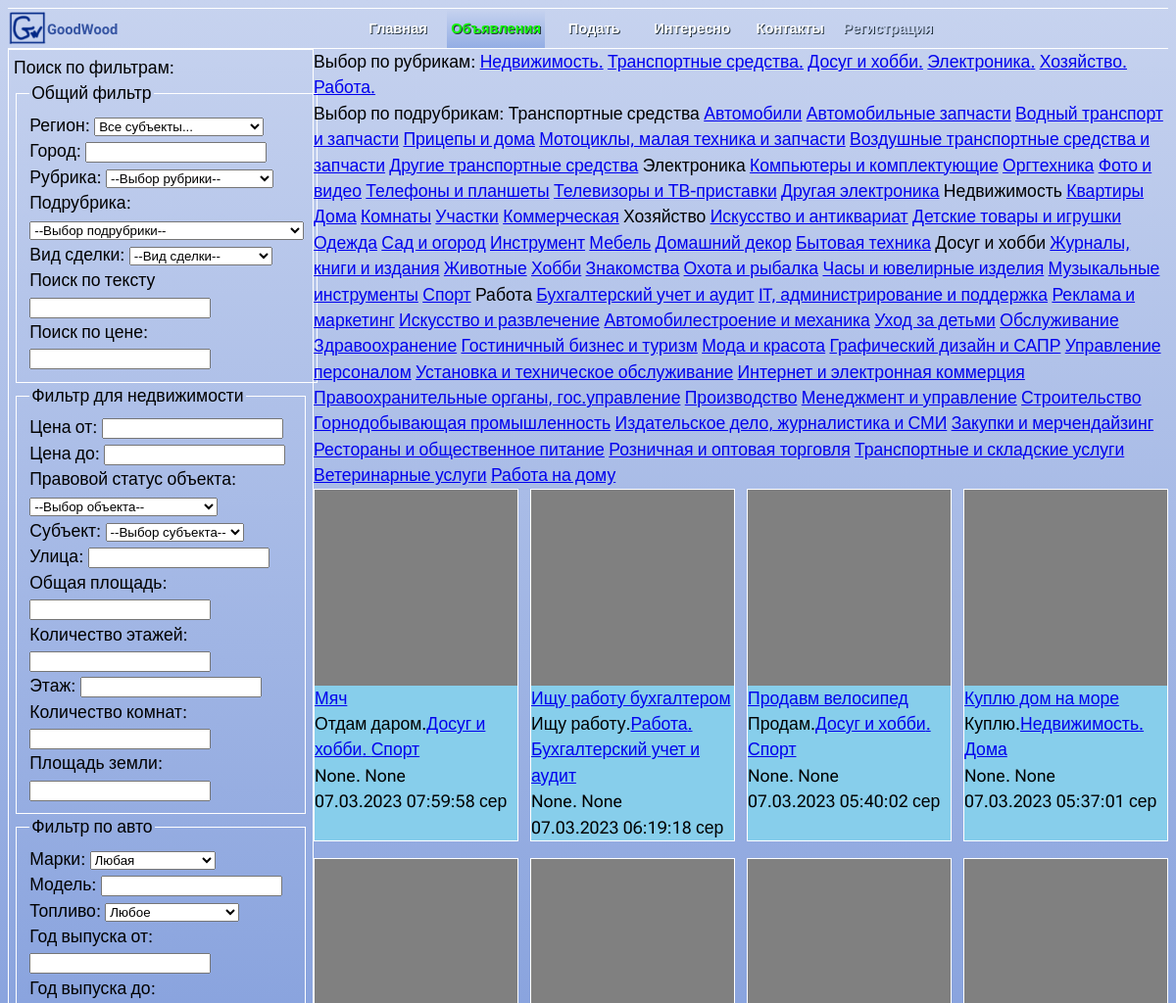
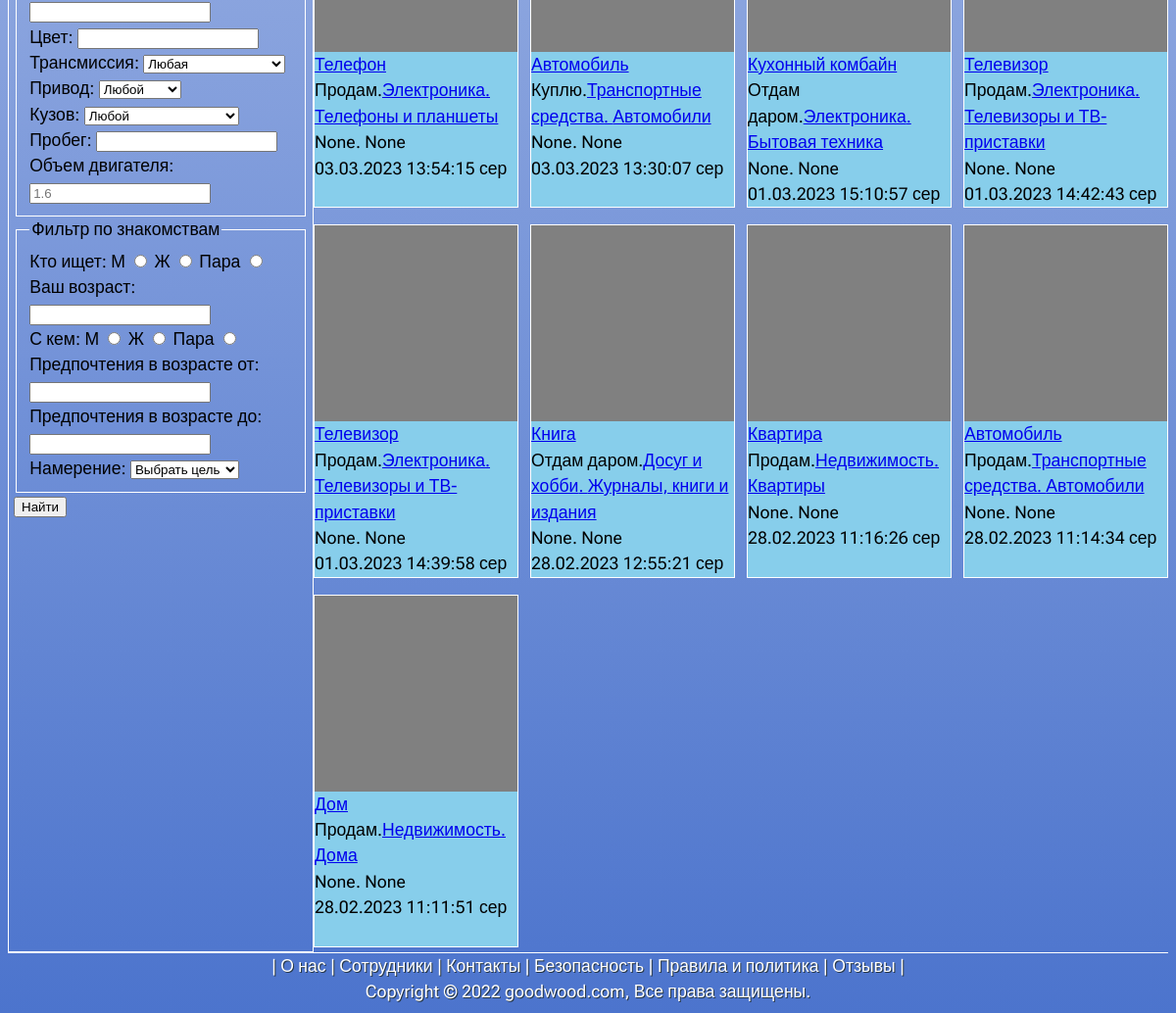
Page /all_adv/ on the earlier database version (2 pictures, top to bottom).
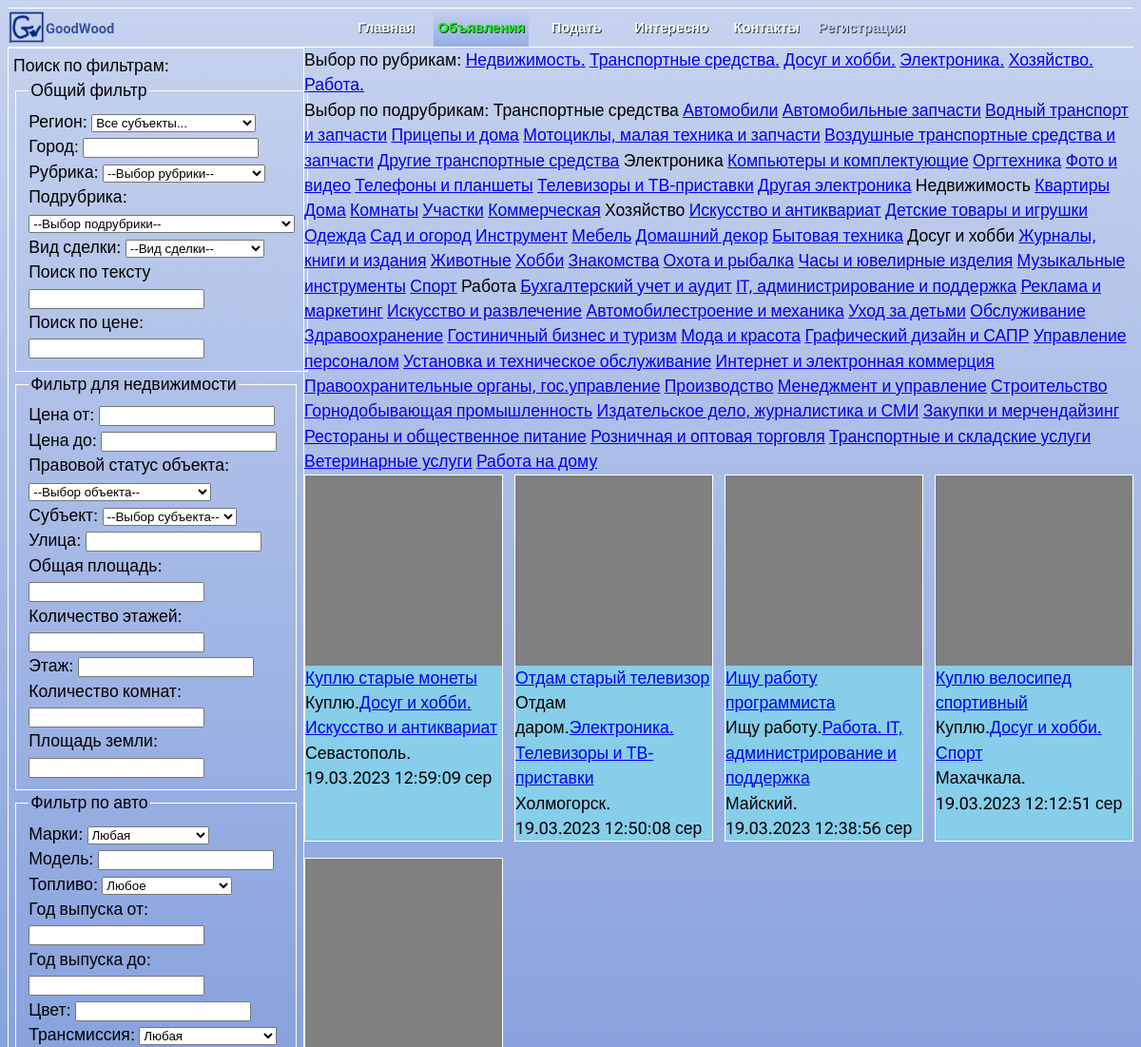
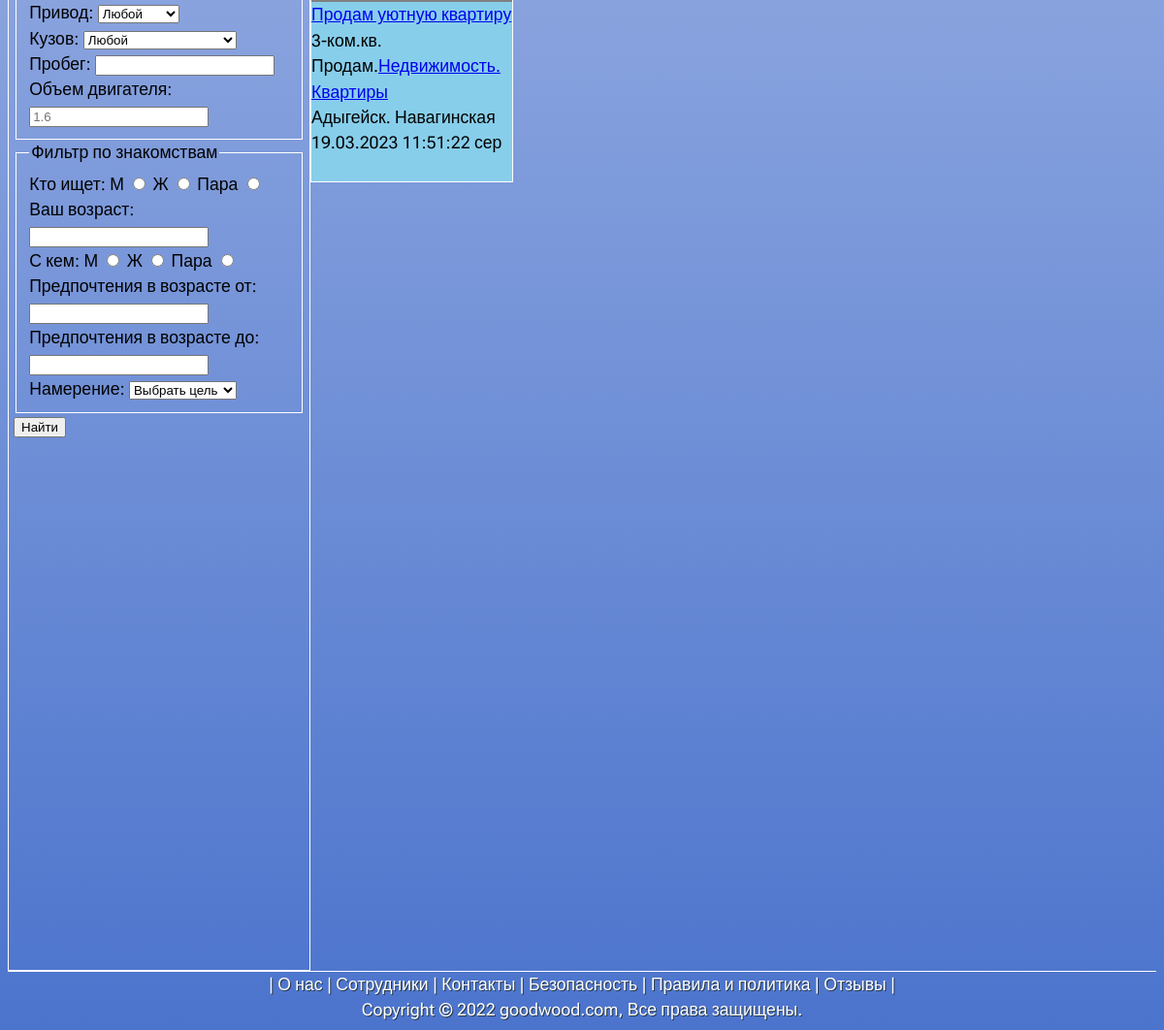
Same page on the later database version (2 pictures, top to bottom).
### all_adv/models.py (models this page shows, shortened)
class Rubric(models.Model):
    name = models.CharField(max_length=45,db_index=True,verbose_name='Название')
    def get_absolute_url(self):
        return reverse('by_rubric',kwargs={'rubric_id': self.id})
    class Meta:
        verbose_name_plural = 'Рубрики'
        verbose_name = 'Рубрика'

class Adv(models.Model):
    is_active = models.BooleanField(default=True)
    title = models.CharField(max_length=50,verbose_name='Наименование', help_text='Это хелп')
    transaction = models.ForeignKey('Transaction',null=True,on_delete=models.PROTECT, verbose_name='Вид сделки')
    region = models.ForeignKey('Region', null=True, on_delete=models.PROTECT, verbose_name='Регион')
    city = models.CharField(max_length=50, verbose_name='Город',null=True)
    district_city = models.CharField(max_length=50, verbose_name='Район города',default='',blank =True)
    photo = models.ImageField(upload_to='photo/%Y/%m/%d/',
                              null=True, blank=True)
    user_name = models.CharField(max_length=50, verbose_name='Имя',null=True)
    phone_number = models.CharField(max_length=50,null=True,  verbose_name='Телефон')
    content = models.TextField(null=True,  verbose_name='Описание')
    price = models.FloatField(null=True,blank =True,verbose_name='Цена')
    rubric = models.ForeignKey('Rubric',null=True,on_delete=models.PROTECT, verbose_name='Рубрика')
    subrubric = models.CharField(max_length=70,blank =True, null=True,choices=SUB_RUBRICS, verbose_name='Подрубрика')
    published = models.DateTimeField(auto_now_add=True, db_index=True, verbose_name='Опубликовано от')
    update = models.DateTimeField(auto_now=True, db_index=True, verbose_name='Изменено  от')
    street = models.CharField(max_length=50, verbose_name='Улица',blank =True,default='')
    floors = models.CharField(max_length=50,null=True,blank =True,verbose_name='Этажей')
    floor = models.CharField(max_length=50,null=True,blank =True,verbose_name='Этаж')
    rooms = models.CharField(max_length=50,null=True,blank =True,verbose_name='Комнат')
    square_rooms = models.FloatField(null=True,blank =True,verbose_name='Площадь комнат')
    square_land = models.FloatField(null=True,blank =True,verbose_name='Площадь земли')
    law_status = models.ForeignKey('LawStatus',blank =True,null=True,on_delete=models.PROTECT, verbose_name='Статус')
    ower = models.ForeignKey('Subject',null=True,blank =True,on_delete=models.PROTECT, verbose_name='Субъект')
    car_mark = models.ForeignKey('CarMark',null=True,blank =True,on_delete=models.PROTECT, verbose_name='Марка')
    car_model = models.CharField(max_length=50, verbose_name='Модель',null=True,blank =True)
    car_year = models.CharField(max_length=50,null=True,blank =True,verbose_name='Год')
    car_fuel = models.ForeignKey('CarFuel',null=True,blank =True,on_delete=models.PROTECT, verbose_name='Топливо')
    car_color = models.CharField(max_length=50, verbose_name='Цвет',null=True,blank =True)
    car_body = models.ForeignKey('CarBody',null=True,on_delete=models.PROTECT, verbose_name='Кузов',blank =True)
    car_actuator = models.ForeignKey('CarActuator',null=True,on_delete=models.PROTECT, verbose_name='Привод',blank =True)
    car_transmission = models.ForeignKey('CarTransmission',null=True,on_delete=models.PROTECT, verbose_name='Коробка',blank =True)
    car_run = models.CharField(max_length=50,null=True,blank =True,verbose_name='Пробег')
    car_engine_capacity = models.FloatField(null=True,blank =True,verbose_name='Объем двигателя')
    who = models.CharField(max_length=50, verbose_name='Кто',null=True,blank =True)
    whom = models.CharField(max_length=50, verbose_name='Кого',null=True,blank =True)
    your_age = models.CharField(max_length=50,null=True,blank =True,verbose_name='Возраст Ваш')
    intention_age = models.CharField(max_length=50,null=True,blank =True,verbose_name='Возраст поиска')
    intention = models.ForeignKey('Intention',null=True,on_delete=models.PROTECT, verbose_name='Намерение',blank =True)
    salary = models.CharField(max_length=50,null=True,blank =True,verbose_name='Зарплата от')
    mode = models.CharField(max_length=50, verbose_name='Режим работы',null=True,blank =True)
    def get_absolute_url(self):
        return reverse('by_rubric',kwargs={'rubric_id': self.rubric_id})
    class Meta:
        verbose_name_plural='Объявления'
        verbose_name = 'Объявление'
        ordering = ['-published']

class Transaction(models.Model):
    name = models.CharField(max_length=21,db_index=True,verbose_name='Вид сделки')
    def __str__(self):
        return self.name
    class Meta:
        verbose_name_plural = 'Вид сделки'
        verbose_name = 'Вид сделки'

### all_adv/views.py (the view)
# urls.py: path('', all_advs, name='all_advs'),
def all_advs(requests):
    advs = Adv.objects.filter(is_active='True')
    rubrics = Rubric.objects.all()
    context ={
        "advs": advs,
        "rubrics":rubrics,
        'SUB_RUBRICS_ARR': SUB_RUBRICS_ARR,
        'RUBRIC_ARR': RUBRIC_ARR,
        'arr': [],
        'menu': menu,
        'page':'all_advs'
    }
    return render(requests,template_name='all_adv/all_advs.html', context=context)

### all_adv/templates/all_adv/all_advs.html
{% extends "layout/base.html" %}
{% block content %}
<div>
     Выбор по рубрикам:
    {% for rubric in  rubrics %}
        <a href="{{rubric.get_absolute_url}}">{{rubric.name}}.</a>
    {% endfor %}<br>
    Выбор по подрубрикам:
    {% for r in SUB_RUBRICS_ARR %}
        {% if r in RUBRIC_ARR %}
            {{r}}
        {% else %}
            <a href="{% url 'by_subrubric' r %} ">{{r}}</a>
        {% endif  %}
    {% endfor %}
</div >
<div class="cards_block">
{% for adv in  advs %}
    <div class="adv-card">
            <div class="card_photo_main"></div>
            {% if adv.rooms %}
                <div><a href="{% url 'adv' adv.id %}">{{ adv.title }}</a> {{ adv.rooms }}-ком.кв. </div>
           {% else %}
                <div><a href="{% url 'adv' adv.id %}">{{ adv.title }}</a>  </div>
        {% endif %}
            <div>{{adv.transaction}}.<a href="{{adv.get_absolute_url}}">{{ adv.rubric.name }}. </a><a href="{% url 'by_subrubric'  adv.subrubric   %} ">
                {{adv.subrubric}}</a></div>
            <div>{{ adv.city }}. {{ adv.street}}</div>
            <div>{{ adv.published|date:"d.m.Y H:i:s" }}     сер</div>
    </div>
{% endfor %}
</div>
{% endblock %}

Differences in the rows shown:
removed Adv: title "Мяч", transaction "Отдам даром", rubric.name "Досуг и хобби", subrubric "Спорт", city "None", street "None", published "07.03.2023 07:59:58"
removed Adv: title "Ищу работу бухгалтером", transaction "Ищу работу", rubric.name "Работа", subrubric "Бухгалтерский учет и аудит", city "None", street "None", published "07.03.2023 06:19:18"
removed Adv: title "Продавм велосипед", transaction "Продам", rubric.name "Досуг и хобби", subrubric "Спорт", city "None", street "None", published "07.03.2023 05:40:02"
removed Adv: title "Куплю дом на море", transaction "Куплю", rubric.name "Недвижимость", subrubric "Дома", city "None", street "None", published "07.03.2023 05:37:01"
removed Adv: title "Телефон", transaction "Продам", rubric.name "Электроника", subrubric "Телефоны и планшеты", city "None", street "None", published "03.03.2023 13:54:15"
removed Adv: title "Автомобиль", transaction "Куплю", rubric.name "Транспортные средства", subrubric "Автомобили", city "None", street "None", published "03.03.2023 13:30:07"
removed Adv: title "Кухонный комбайн", transaction "Отдам даром", rubric.name "Электроника", subrubric "Бытовая техника", city "None", street "None", published "01.03.2023 15:10:57"
removed Adv: title "Телевизор", transaction "Продам", rubric.name "Электроника", subrubric "Телевизоры и ТВ-приставки", city "None", street "None", published "01.03.2023 14:42:43"
removed Adv: title "Телевизор", transaction "Продам", rubric.name "Электроника", subrubric "Телевизоры и ТВ-приставки", city "None", street "None", published "01.03.2023 14:39:58"
removed Adv: title "Книга", transaction "Отдам даром", rubric.name "Досуг и хобби", subrubric "Журналы, книги и издания", city "None", street "None", published "28.02.2023 12:55:21"
removed Adv: title "Квартира", transaction "Продам", rubric.name "Недвижимость", subrubric "Квартиры", city "None", street "None", published "28.02.2023 11:16:26"
removed Adv: title "Автомобиль", transaction "Продам", rubric.name "Транспортные средства", subrubric "Автомобили", city "None", street "None", published "28.02.2023 11:14:34"
removed Adv: title "Дом", transaction "Продам", rubric.name "Недвижимость", subrubric "Дома", city "None", street "None", published "28.02.2023 11:11:51"
added Adv: title "Куплю старые монеты", transaction "Куплю", rubric.name "Досуг и хобби", subrubric "Искусство и антиквариат", city "Севастополь", published "19.03.2023 12:59:09"
added Adv: title "Отдам старый телевизор", transaction "Отдам даром", rubric.name "Электроника", subrubric "Телевизоры и ТВ-приставки", city "Холмогорск", published "19.03.2023 12:50:08"
added Adv: title "Ищу работу программиста", transaction "Ищу работу", rubric.name "Работа", subrubric "IT, администрирование и поддержка", city "Майский", published "19.03.2023 12:38:56"
added Adv: title "Куплю велосипед спортивный", transaction "Куплю", rubric.name "Досуг и хобби", subrubric "Спорт", city "Махачкала", published "19.03.2023 12:12:51"
added Adv: title "Продам уютную квартиру", rooms "3", transaction "Продам", rubric.name "Недвижимость", subrubric "Квартиры", city "Адыгейск", street "Навагинская", published "19.03.2023 11:51:22"
